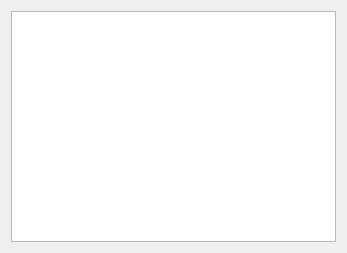
<?xml version="1.0" encoding="UTF-8"?>
<ui version="4.0">
 <class>FormMcokFD</class>
 <widget class="QWidget" name="FormMcokFD">
  <property name="geometry">
   <rect>
    <x>0</x>
    <y>0</y>
    <width>347</width>
    <height>253</height>
   </rect>
  </property>
  <property name="windowTitle">
   <string>FD</string>
  </property>
  <layout class="QGridLayout" name="gridLayout">
   <item row="0" column="0">
    <widget class="QPlainTextEdit" name="plainTextEdit"/>
   </item>
  </layout>
 </widget>
 <resources/>
 <connections/>
</ui>
